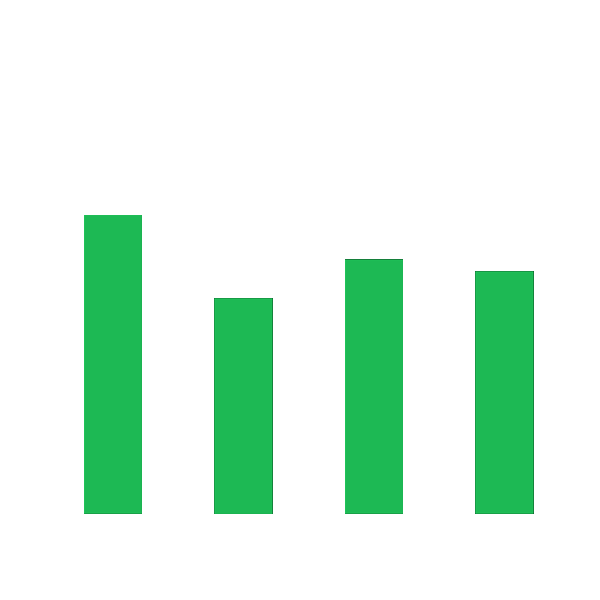
#> input picture .config/spicetify/Extracted/Raw/xpui/images/device-picker-equaliser-animation.webp, 600 x 600 px, given in place of images, which was not available
$ python showcase.py ../../../../../../.config/spicetify/Extracted/Raw/xpui/images --out out.png
#> lines starting #> are read from the running program, lines starting #| are printed output that depends on the picture; after the words box and inside, x2 and y2 are one past the last pixel; in counts of white or black regions, pixels touching at a corner belong together; pictures that were not available may be replaced by others from this repository, and a replacement may not be noted
#!/usr/bin/env python3
"""Side-by-side preview strip of finished App Store screenshots."""

import argparse
from pathlib import Path

from PIL import Image, ImageDraw


def main():
    ap = argparse.ArgumentParser()
    ap.add_argument("images", nargs="+")
    ap.add_argument("-o", "--out", required=True)
    ap.add_argument("--height", type=int, default=760)
    ap.add_argument("--gap", type=int, default=28)
    ap.add_argument("--bg", default="#101014")
    ap.add_argument("--radius", type=int, default=22)
    args = ap.parse_args()

    panels = []
    for p in args.images:
        im = Image.open(p).convert("RGB")
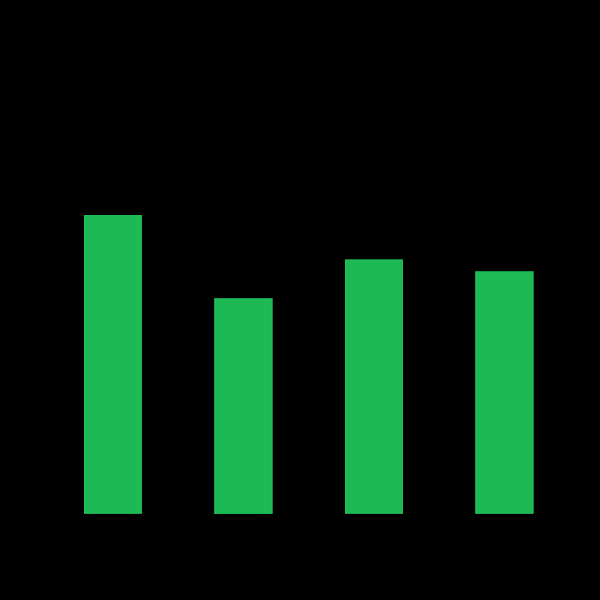
#> im: PIL image 600x600 RGB; mean R, G, B 4.8, 30.3, 13.8
        w = round(im.width * args.height / im.height)
#> w = 760
        panels.append(im.resize((w, args.height), Image.LANCZOS))

    total_w = sum(p.width for p in panels) + args.gap * (len(panels) + 1)
#> total_w = 816
    strip = Image.new("RGB", (total_w, args.height + 2 * args.gap), args.bg)
    x = args.gap
    for p in panels:
        mask = Image.new("L", p.size, 0)
        ImageDraw.Draw(mask).rounded_rectangle([0, 0, p.width - 1, p.height - 1], radius=args.radius, fill=255)
        strip.paste(p, (x, args.gap), mask)
        x += p.width + args.gap
#> this loop made 1 pass
#> x on pass 1: 816
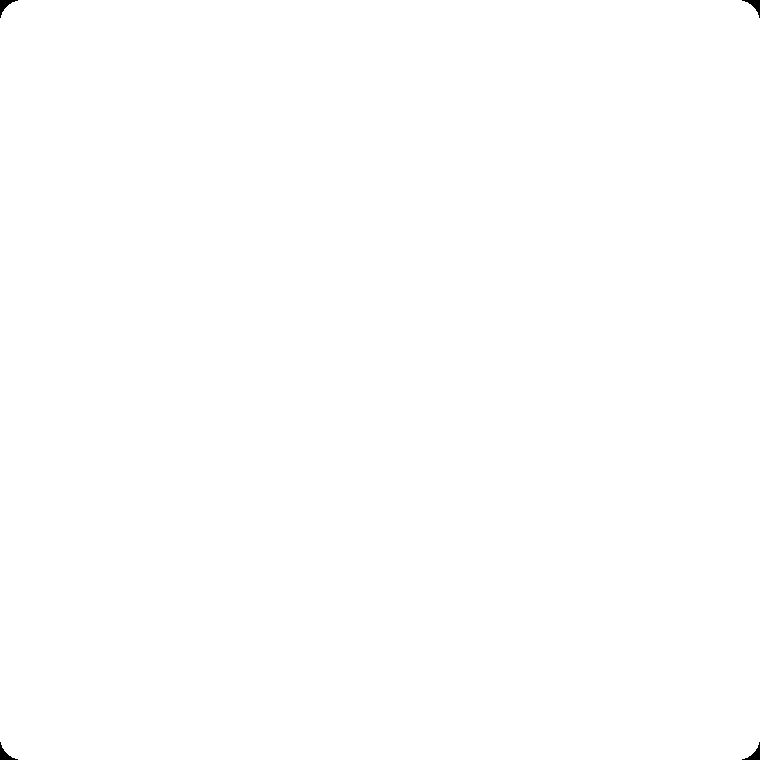
#> mask: PIL image 760x760 L; 99.9% white; 4 black regions, box (x1, y1, x2, y2) and area: (0, 0, 18, 18) 111, (742, 0, 760, 18) 111, (0, 742, 18, 760) 111, (742, 742, 760, 760) 111
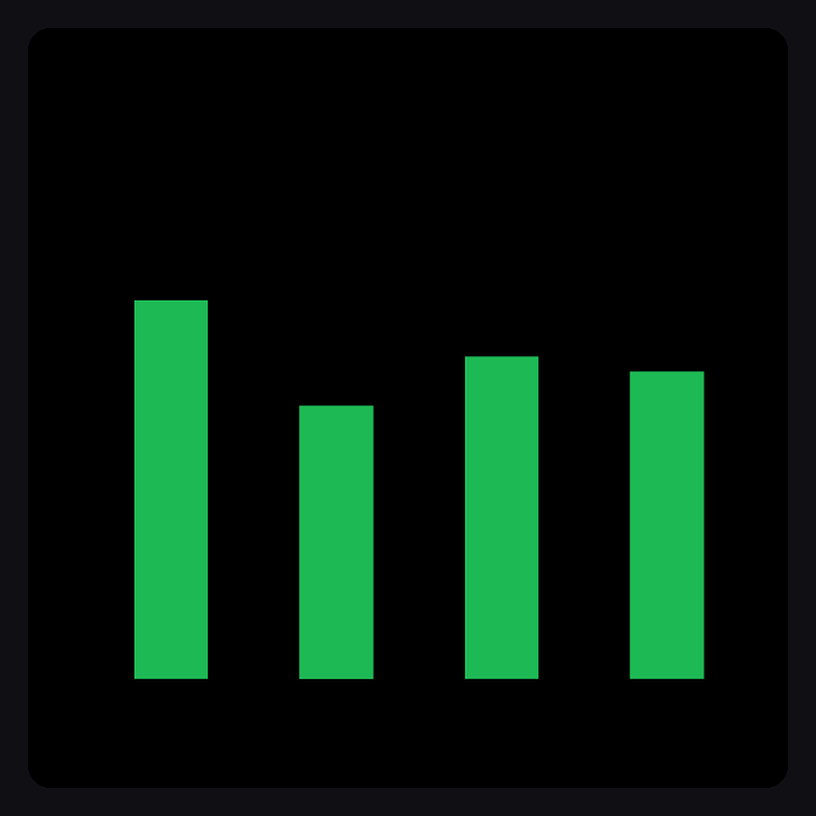
#> strip: PIL image 816x816 RGB; mean R, G, B 6.3, 28.5, 14.6
#> after the loop, x = 816
    strip.save(args.out, "PNG")
    print(f"{args.out} ({strip.width}x{strip.height}, {len(panels)} panels)")
#| out.png (816x816, 1 panels)


if __name__ == "__main__":
    main()
